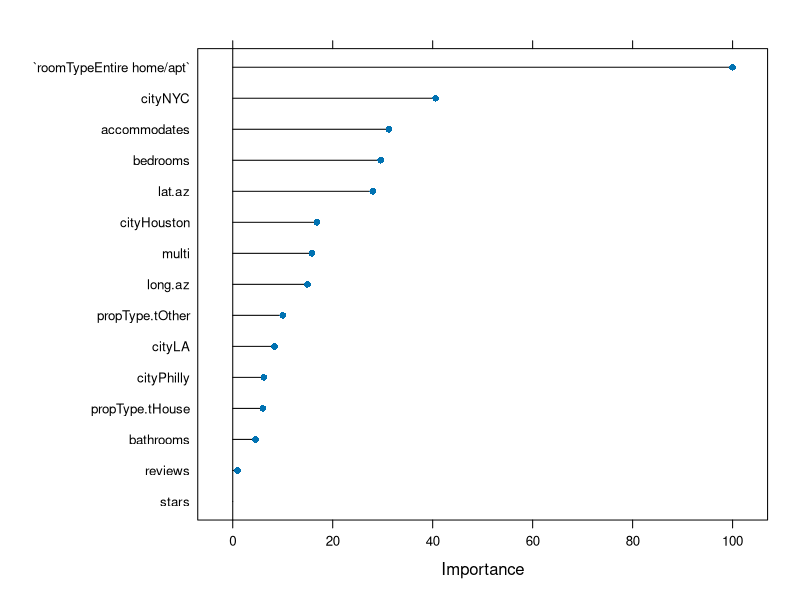
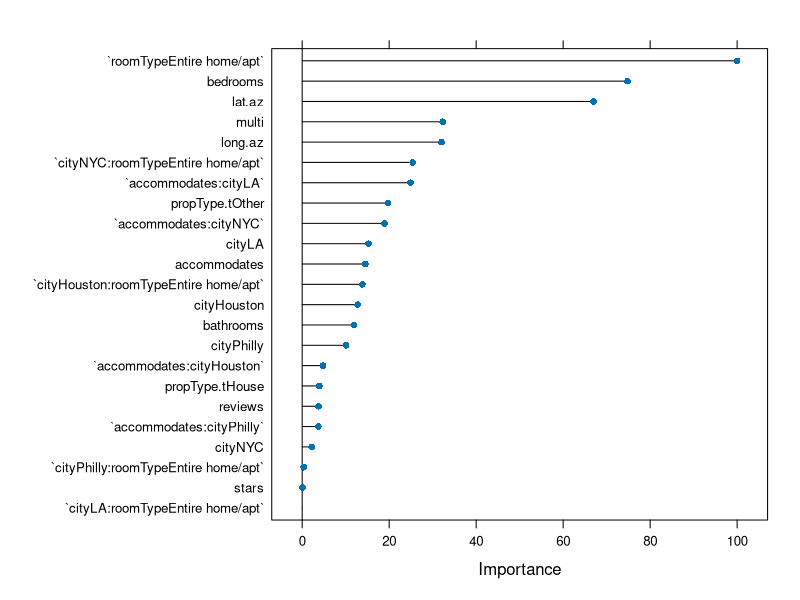
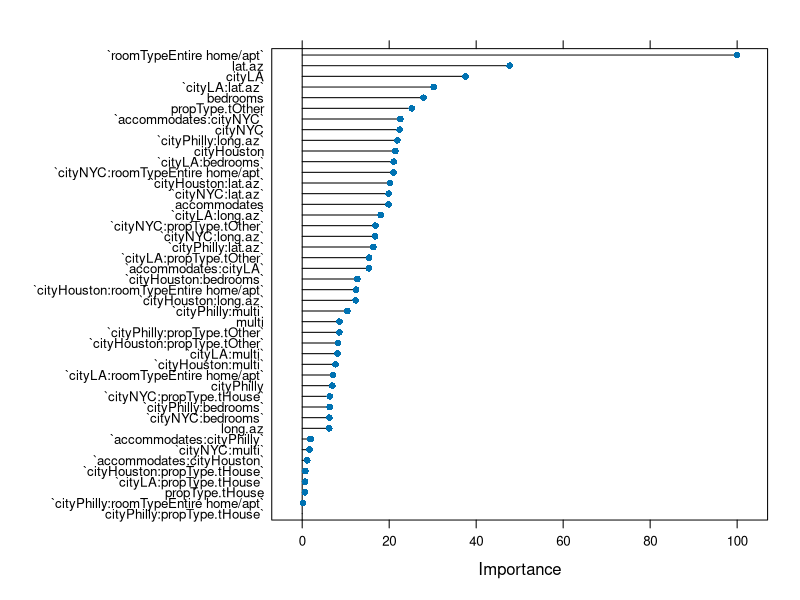
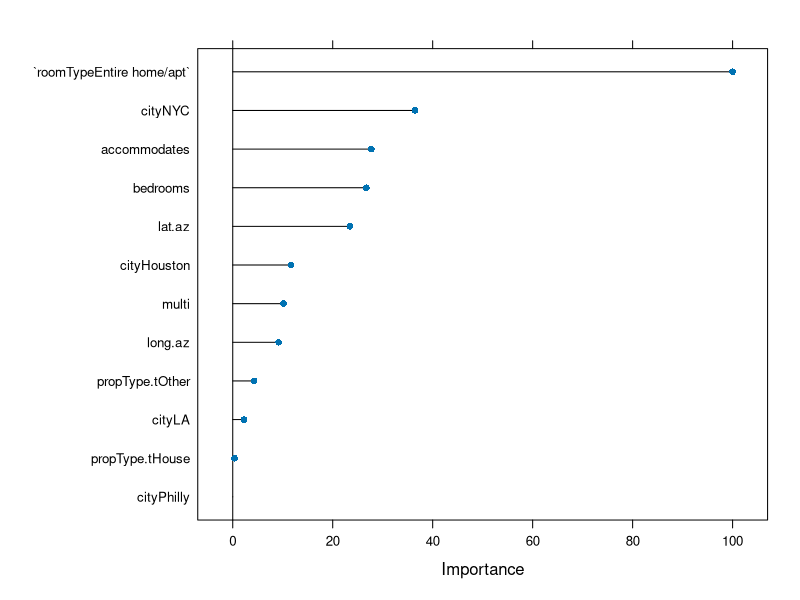

These charts were generated, in order, by the following R code: (Note: this script raises an error after producing the figures.)
library(caret)
library(ggplot2)

dat <- read.table("data/trnTstData/trainingData.txt",sep="\t", stringsAsFactors=FALSE, header=T)

dat <- dat[!(colnames(dat) %in% c("filename", "name", "id",
                                  "url", "propType"))]

dat$city <- factor(dat$city)
dat$roomType <- factor(dat$roomType)
dat$roomType <- relevel(dat$roomType, "Private room")
dat$propType.t <- factor(dat$propType)

#################
### model 1  ###
#################
cor(data.frame(dat$stars, dat$reviews, dat$accommodates,
               dat$bathrooms, dat$bedrooms, dat$beds, dat$lat.az,
               dat$long.az, dat$multi))
#leaving out beds which is highly correlated w/ accommodates

tc <- trainControl(method="cv", number=10)
mfit.lm <- train(price ~ stars + reviews + accommodates + bathrooms +
                     bedrooms + roomType + city + lat.az + long.az +
                         propType.t + multi,
                 trControl=tc, method="lm", preProc = "center", data=dat)
summary(mfit.lm) # stars, reviews, and bathrooms don't seem to add much
print(mfit.lm)
plot(varImp(mfit.lm))

## TODO: add this later for real test set:
## predVals.lm <- predict(mfit.lm, testing)
## tstVals.lm <- data.frame(obs=testing$price, pred=predVals.lm)

## defaultSummary(tstVals.lm)

## mean(abs(tstVals.lm$obs - tstVals.lm$pred))

## lim <- c(min(dat$price)-10, max(dat$price)+10)
## plot(tstVals.lm, xlim=lim, ylim=lim)
## abline(0,1)

#################
### model 1a  ###
#################
#try all predictors (except high correlated beds), and city
#interactions observed in previous exploration 
mfit.lm <- train(price ~ stars + reviews + accommodates*city + bathrooms +
                     bedrooms + roomType*city + city + lat.az + long.az +
                         propType.t + multi,
                 trControl=tc, method="lm", preProc = "center", data=dat)
summary(mfit.lm) # stars, reviews, and bathrooms don't seem to add much
print(mfit.lm)
#interaction vars, though of interest, are of little importance here
plot(varImp(mfit.lm))

#################
### model 1b  ###
#################
#try city interactions everywhere
mfit.lm <- train(price ~ accommodates*city + 
                     bedrooms*city + roomType*city +  lat.az*city + long.az*city +
                         propType.t*city + multi*city,
                 trControl=tc, method="lm", preProc = "center", data=dat)

#lots more vars, but rmse and R2 about the same
summary(mfit.lm) 
print(mfit.lm)
plot(varImp(mfit.lm))

#################
### model 1c  ###
#################
#simplest model with all predictors apparently contributing
mfit.lm <- train(price ~ accommodates + 
                     bedrooms + roomType +  lat.az + long.az +
                         propType.t + multi + city,
                 trControl=tc, method="lm", preProc = "center", data=dat)
#same rmse as above, slight reduction in R2
summary(mfit.lm) 
print(mfit.lm)
plot(varImp(mfit.lm))

qqplot(dat$price, predVals.lm)

predVals.lm <- predict(mfit.lm, dat)

# residuals 
rs <- dat$price - predVals.lm
plot(rs, predVals.lm)

# accuracy -- underprediction at high prices
lim <- c(min(dat$price) - 10, max(dat$price) + 10)
plot(dat$price, predVals.lm, xlim=lim, ylim=lim)
abline(0,1)


################
### model 2 ###
################
# random forest model 
#500 trees, nodesize=5
mtryGrid <- expand.grid(mtry=seq(1,10))
mfit.rf <- train(price ~  accommodates + bedrooms + roomType +  lat.az + long.az +
                         propType.t + multi + city,
                 trControl=tc, data=dat, method="rf", importance = T,
                  preProc = c("center", "scale"), tuneGrid=mtryGrid, ntree=1000)


print(mfit.rf)
plot(mfit.rf) #best mtry=3

imp <- importance(mfit.rf$finalModel) 
varImpPlot(mfit.rf$finalModel, main="Variable importance: random forest")
plot(varImp(mfit.rf))

predVals.rf <- predict(mfit.rf, dat)
# tighter predictions compared lm, but now overestimates low and
# still underestimates high priced listings
plot(dat$price, predVals.rf, xlim=lim, ylim=lim)
abline(0,1)


######################################
## get testing data
######################################

tDat <- read.table("data/trnTstData/testData.txt",sep="\t", stringsAsFactors=FALSE, header=T)

tDat$city[grepl("Chicago", tDat$filename)] <- "Chicago"
tDat$city[grepl("Houston", tDat$filename)] <- "Houston"
tDat$city[grepl("Los-Angeles", tDat$filename)] <- "LA"
tDat$city[grepl("New-York", tDat$filename)] <- "NYC"
tDat$city[grepl("Philadelphia", tDat$filename)] <- "Philly"

cities <- unique(tDat$city)

cDat <- split(tDat, tDat$city)
for (i in seq_along(cities)) {
    cDat[[i]]$lat.z <- scale(cDat[[i]]$lat)
    cDat[[i]]$long.z <- scale(cDat[[i]]$long)
}
tDat <- do.call("rbind", cDat)

tDat$lat.az <- as.numeric(abs(tDat$lat.z))
tDat$long.az <- as.numeric(abs(tDat$long.z))

tDat$propType.t <- ifelse(tDat$propType %in% c("Apartment", "House"),
                         tDat$propType, "Other")

#ideally should include this in cleanAirbnb() to minimize missing
#owners of multiple listings
tDat$multi <- ifelse( (duplicated(tDat$user) | duplicated(tDat$user,
                                                      fromLast=T)), 1, 0)

datMult <- dat$user[dat$multi==1]
sum(tDat$user %in% datMult)
tDat$multi <- ifelse(tDat$user %in% datMult, 1, tDat$multi)


##############################
### model 1c  -- test data ###
##############################

predVals.lm.tst <- predict(mfit.lm, tDat)

# residuals 
rs <- tDat$price - predVals.lm.tst
plot(rs, predVals.lm.tst)

# accuracy
tlim <- c(min(tDat$price) - 10, max(tDat$price) + 10)
plot(tDat$price, predVals.lm.tst, xlim=tlim, ylim=tlim)
abline(0,1)

#similar performance on new data
tstVals.lm <- data.frame(obs=tDat$price, pred=predVals.lm.tst)
defaultSummary(tstVals.lm)

p.lm <- ggplot(tstVals.lm, aes(obs, pred)) + geom_point() +
     coord_cartesian(xlim = tlim, ylim = tlim) + geom_abline(intercept=0)

p.lm <- p.lm + ggtitle("Predictive model: linear regression") +
    xlab("Listing price") + ylab("Predicted listing price") +
                               theme(axis.title.x=element_text(size=18),
                               axis.text.x=element_text(size=16),
                               axis.title.y= element_text(size=18),
                               axis.text.y=element_text(size=16),
                               plot.title= element_text(size=20)) 


ggsave("pricePredScatter_lm.jpeg")


##############################
### model 2  -- test data ###
##############################

predVals.rf.tst <- predict(mfit.rf, tDat)

# residuals 
rs <- tDat$price - predVals.rf.tst
plot(rs, predVals.rf.tst)

# accuracy
plot(tDat$price, predVals.rf.tst, xlim=tlim, ylim=tlim)
abline(0,1)

tstVals.rf <- data.frame(obs=tDat$price, pred=predVals.rf.tst)
defaultSummary(tstVals.rf)

p.rf <- ggplot(tstVals.rf, aes(obs, pred)) + geom_point() +
    coord_cartesian(xlim = tlim, ylim = tlim) + geom_abline(intercept=0)

p.rf <- p.rf + ggtitle("Predictive model: random forest") +
    xlab("Listing price") + ylab("Predicted listing price") +
                               theme(axis.title.x=element_text(size=18),
                               axis.text.x=element_text(size=16),
                               axis.title.y= element_text(size=18),
                               axis.text.y=element_text(size=16),
                               plot.title= element_text(size=20)) 


ggsave("pricePredScatter_rf.jpeg")



